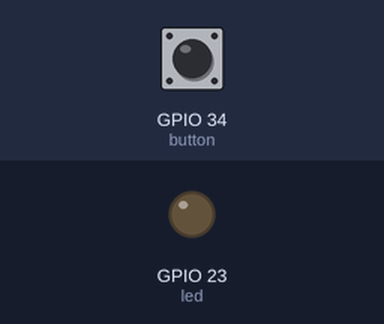
Recording of a sketch running on a simulated ESP32. Shown: output pins drawn as LEDs (lit = HIGH). The inputs (shaded band) are chosen by the test bench; at power-on: GPIO 34 (button) LOW.

Above: at 1.2 s.
1.3 s: GPIO 34 (button) pulled HIGH for 0.15 s
At 1.37 s:
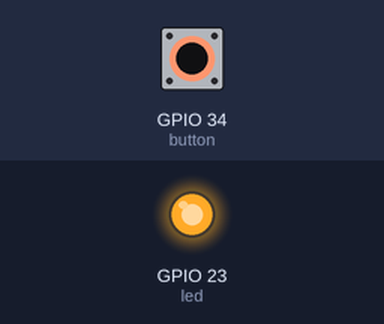
2.9 s: GPIO 34 (button) pulled HIGH for 3.2 s
At 7.2 s:
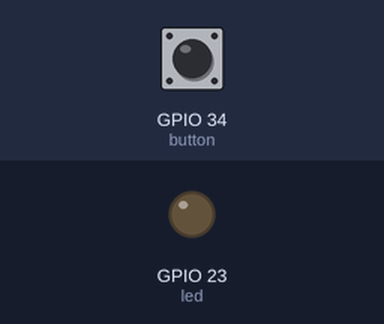
Timing chart, 0 to 8.7 s (numbered marks = the images above; inputs shaded):
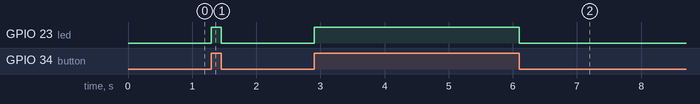

Measured:
- after the input at 1.3 s, GPIO 23 (led): LOW → HIGH at once, → LOW 0.15 s later
- after the input at 2.9 s, GPIO 23 (led): LOW → HIGH at once, → LOW 3.2 s later

The sketch:

ESP32_LED_1_BOTON.ino
```cpp
int led=23;
int button=34;
int buttonState=0;
void setup() {
  // put your setup code here, to run once:
  pinMode(23,OUTPUT);
  pinMode(34,INPUT);
}

void loop() {

  buttonState=digitalRead(button);

  if(buttonState==1){
    digitalWrite(led,HIGH);
  }
  if (buttonState==0){
    digitalWrite(led,LOW);
  }

}
```
